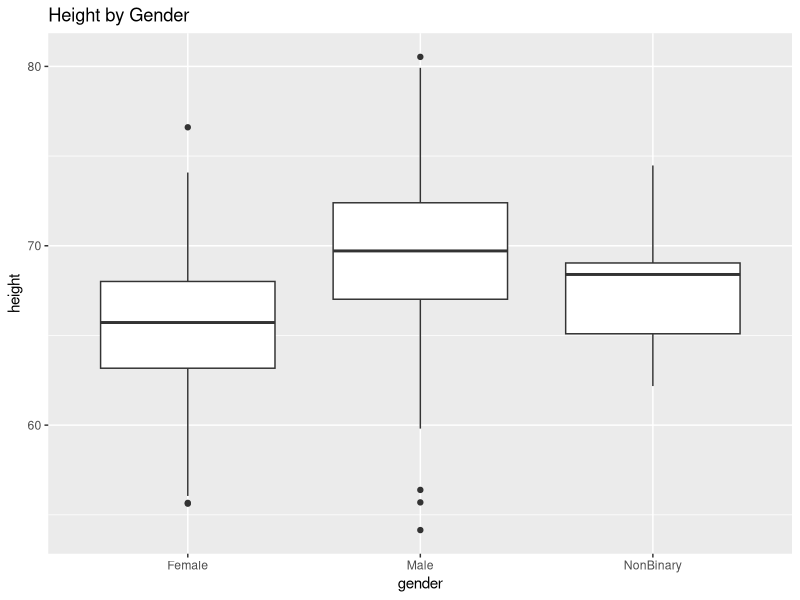
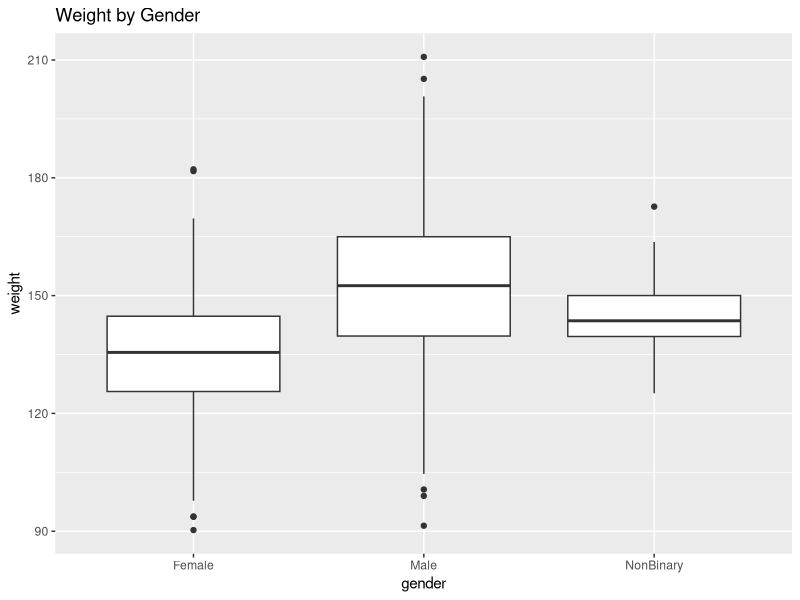
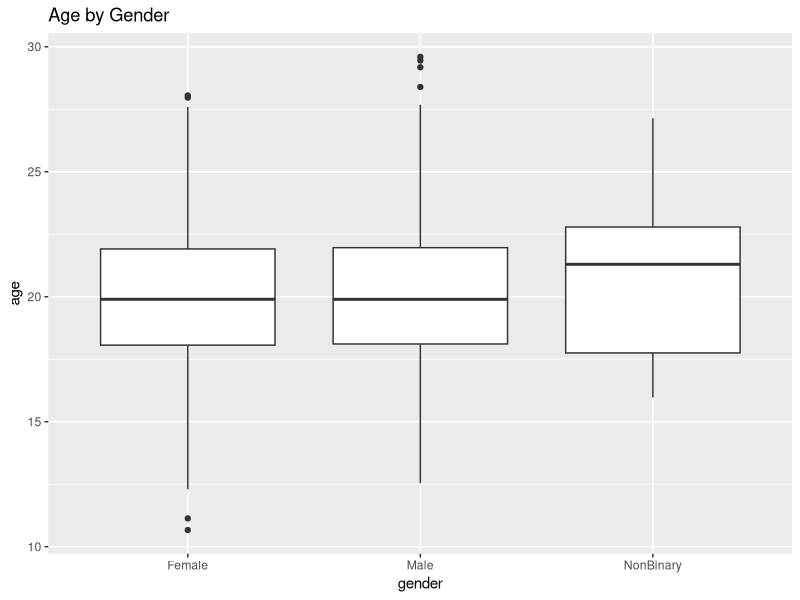
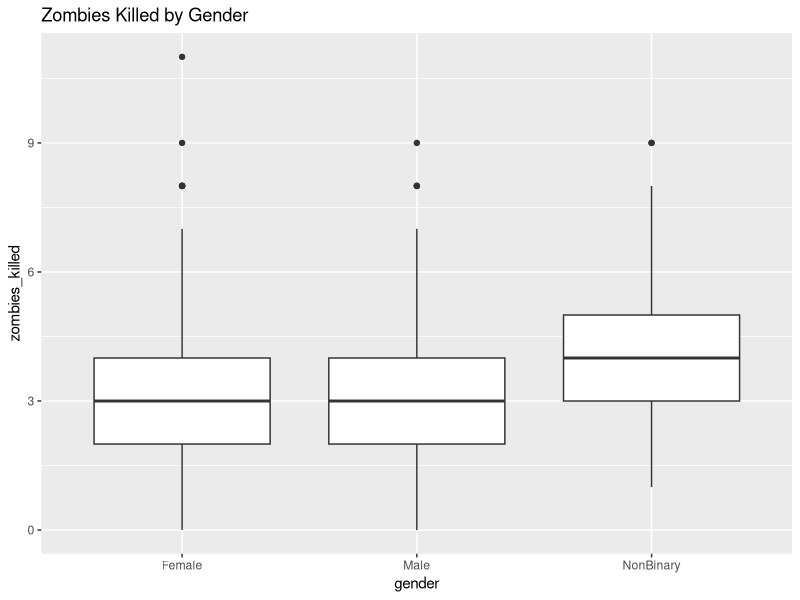
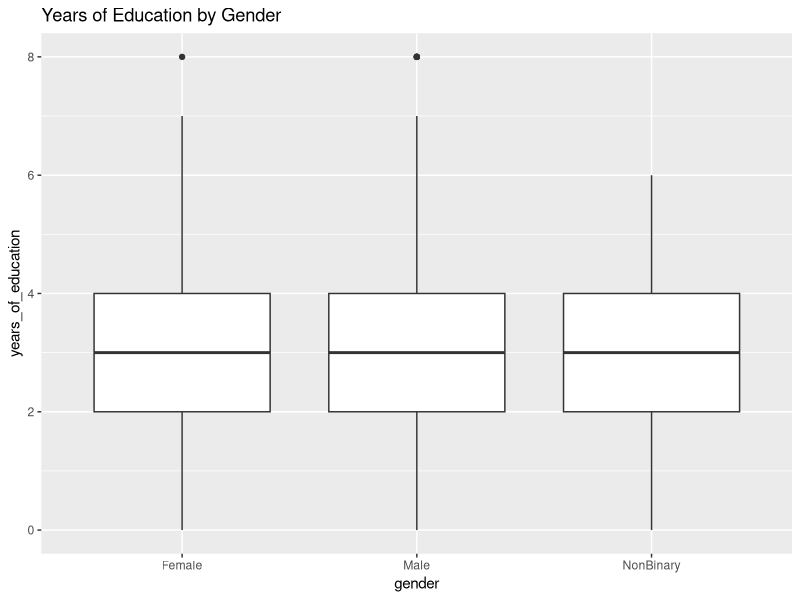
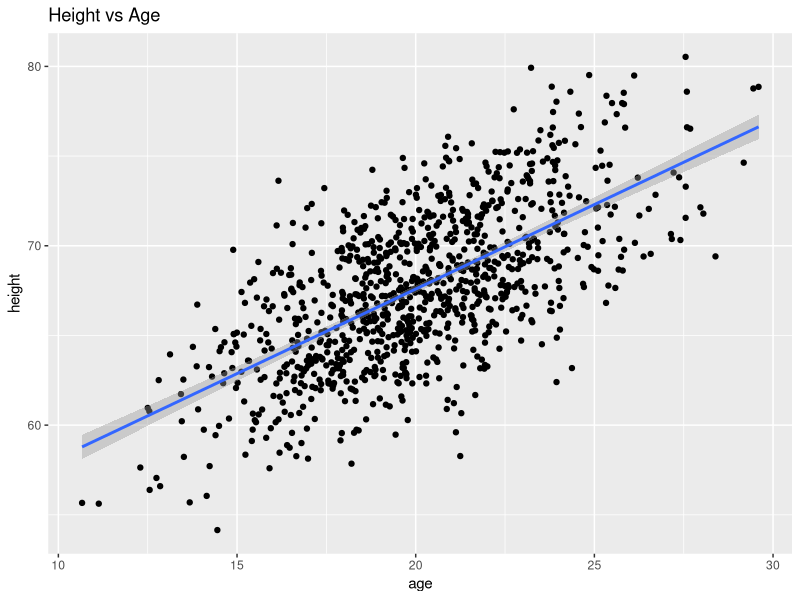
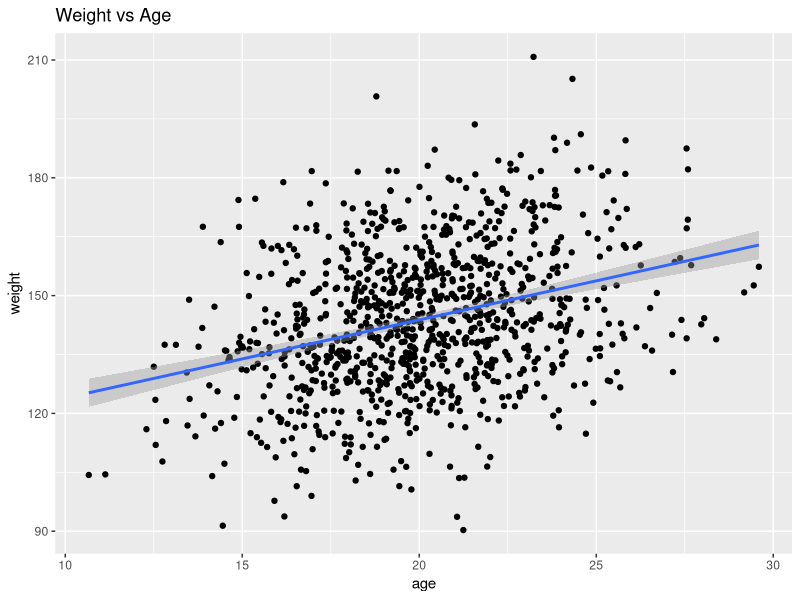
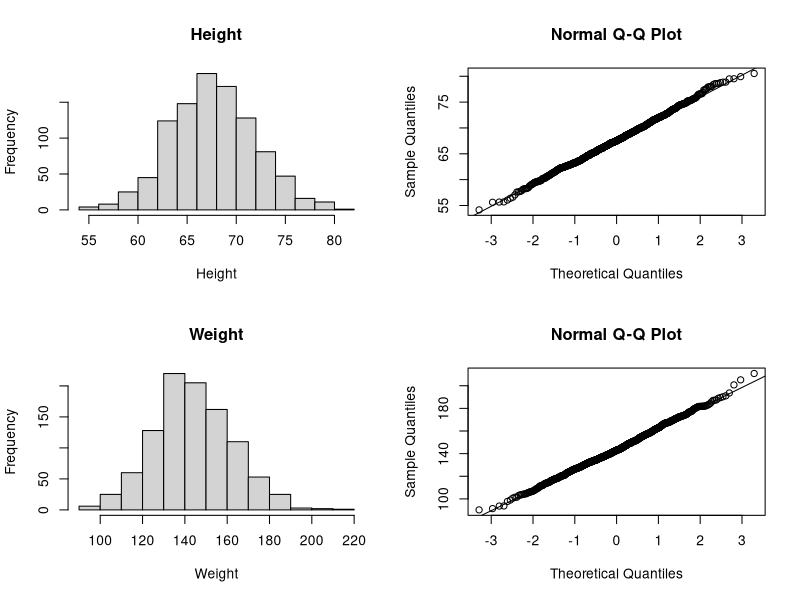

Write the R code that produced these figures, in order.
## ---- chunk 1
knitr::opts_chunk$set(echo = TRUE)
## ---- chunk 2
zombies <- read.csv("zombies.csv")
## ---- chunk 3
# Height
height_mean <- mean(zombies$height)
height_sd <- sqrt(mean((zombies$height - height_mean)^2))

# Weight
weight_mean <- mean(zombies$weight)
weight_sd <- sqrt(mean((zombies$weight - weight_mean)^2))

# Age
age_mean <- mean(zombies$age)
age_sd <- sqrt(mean((zombies$age - age_mean)^2))

# Number of Zombies Killed
zombies_killed_mean <- mean(zombies$zombies_killed)
zombies_killed_sd <- sqrt(mean((zombies$zombies_killed - zombies_killed_mean)^2))

# Years of Education
education_mean <- mean(zombies$years_of_education)
education_sd <- sqrt(mean((zombies$years_of_education - education_mean)^2))

# Display Results
pop_stats <- data.frame(Variable = c("Height", "Weight", "Age", "Zombies Killed", "Years of Education"), Mean = c(height_mean, weight_mean, age_mean, zombies_killed_mean, education_mean), SD = c(height_sd, weight_sd, age_sd, zombies_killed_sd, education_sd))

pop_stats
## ---- chunk 4
library(ggplot2)
# Height by Gender
ggplot(zombies, aes(x = gender, y = height)) + geom_boxplot() + ggtitle("Height by Gender")

# Weight by Gender
ggplot(zombies, aes(x = gender, y = weight)) + geom_boxplot() + ggtitle("Weight by Gender")

# Age by Gender
ggplot(zombies, aes(x = gender, y = age)) + geom_boxplot() + ggtitle("Age by Gender")

# Zombies Killed by Gender
ggplot(zombies, aes(x = gender, y = zombies_killed)) + geom_boxplot() + ggtitle("Zombies Killed by Gender")

# Years of Education by Gender
ggplot(zombies, aes(x = gender, y = years_of_education)) + geom_boxplot() + ggtitle("Years of Education by Gender")
## ---- chunk 5
# Height vs Age
ggplot(zombies, aes(x = age, y = height)) + geom_point() + geom_smooth(method = 'lm') + ggtitle("Height vs Age")

# Weight vs Age
ggplot(zombies, aes(x = age, y = weight)) + geom_point() + geom_smooth(method = 'lm') + ggtitle("Weight vs Age")

## Height and age have a stronger positive relationship than that of weight and age.
## ---- chunk 6
par(mfrow = c(2, 2))

# Height
hist(zombies$height, main = "Height", xlab = "Height")
qqnorm(zombies$height); qqline(zombies$height)

# Weight
hist(zombies$weight, main = "Weight", xlab = "Weight")
qqnorm(zombies$weight); qqline(zombies$weight)

# Age
hist(zombies$age, main = "Age", xlab = "Age")
qqnorm(zombies$age); qqline(zombies$age)

# Zombies Killed
hist(zombies$zombies_killed, main = "Zombies Killed", xlab = "Zombies Killed")
qqnorm(zombies$zombies_killed); qqline(zombies$zombies_killed)

# Years of Education
hist(zombies$years_of_education, main = "Years of Education", xlab = "Years of Education")
qqnorm(zombies$years_of_education); qqline(zombies$years_of_education)
par(mfrow = c(1, 1))

## Hight: the variable is a normal distribution. The histogram is symmetric and bell-shaped, and the Q-Q plots closely align with the line.
## Weight: the variable is a normal distribution. The histogram is closely symmetric and bell-shaped, and the Q-Q plots closely align with the line.
## Age: the variable is roughly normal. The histogram is symmetric and bell-shaped, and the Q-Q plot shows minor deviations from the line.
## Zombies Killed: the variable is not normal. The histogram is right-skewed, and the Q-Q plot shows a deviation from the diagonal line. This should be the Poisson distribution.
## Years of Education: this variable is not normal. The histogram is right-skewed, and the Q-Q plot shows a strong deviation from the diagonal line. This should be the discrete distribution.
## ---- chunk 7
# Take a sample of 30 zombies without replacement
set.seed(123)
zombie_sample <- zombies[sample(nrow(zombies), 30, replace = FALSE), ]

# Calculate sample statistics for each variable
variables <- c("height", "weight", "age", "zombies_killed", "years_of_education")

for(var in variables)
    # Calculate mean
    sample_mean <- mean(zombie_sample[[var]])
    
    # Calculate sample sd
    sample_sd <- sd(zombie_sample[[var]])
    
    # Calculate se
    se <- sample_sd/sqrt(30)
    
    # Calculate 95% ci
    ci <- c(sample_mean - qt(0.975, 29)*se, 
            sample_mean + qt(0.975, 29)*se)
    
    # Print results
    cat("\nResults for", var)
    cat("Sample Mean:", round(sample_mean, 3))
    cat("Sample SD:", round(sample_sd, 3))
    cat("Standard Error:", round(se, 3))
    cat("95% CI:", round(ci, 3))
## ---- chunk 8
# Set up a data frame to store means from all 100 samples
variables <- c("age", "height", "weight", "iq", "years_of_education", "num_children", "optimism")
all_sample_means <- matrix(nrow = 100, ncol = length(variables))
colnames(all_sample_means) <- variables

# For reproducibility
set.seed(123)

# Draw 100 samples and calculate means for each variable
for(i in 1:100) {
  zombie_sample <- zombies[sample(nrow(zombies), 30, replace = FALSE), ]
  for(j in 1:length(variables)) {
    all_sample_means[i, j] <- mean(zombie_sample[[variables[j]]])
  }
}

# Convert to data
all_sample_means <- as.data.frame(all_sample_means)

# Create results table for sampling distributions
sampling_results <- data.frame(
  Variable = variables,
  Mean_of_Means = numeric(length(variables)),
  SD_of_Means = numeric(length(variables)),
  Theoretical_SE = numeric(length(variables))
)

# Calculate statistics for the sampling distributions
for(i in 1:length(variables)) {
  var <- variables[i]
  sampling_results$Mean_of_Means[i] <- mean(all_sample_means[[var]])
  sampling_results$SD_of_Means[i] <- sd(all_sample_means[[var]])
  sampling_results$Theoretical_SE[i] <- sd(zombies[[var]])/sqrt(30)
}

# Print results
print(sampling_results)

# Create histograms for each variable (with explicit breaks)
plot_sampling_dist <- function() {
  # Set up plotting area with 2 rows and 4 columns
  par(mfrow = c(2, 4))
  
  # Loop through variables and create histograms with explicit breaks
  for(var in variables) {
    # Get the data for this variable
    data_var <- all_sample_means[[var]]
    
    # Check for valid data
    if(length(data_var) > 0 && !all(is.na(data_var)) && var(data_var) > 0) {
      # Create histogram with fixed number of breaks
      hist(data_var, 
           breaks = 10,  # Fixed number of breaks
           main = paste("Sampling Distribution of", var),
           xlab = "Sample Mean",
           probability = TRUE,
           col = "lightblue",
           border = "black")
      
      # Add a density curve
      x <- seq(min(data_var), max(data_var), length.out = 100)
      y <- dnorm(x, mean = mean(data_var), sd = sd(data_var))
      lines(x, y, col = "red", lwd = 2)
    } else {
      # Create an empty plot with a message if data is invalid
      plot(0, 0, type = "n", axes = FALSE, 
           main = paste("Cannot plot", var), 
           xlab = "", ylab = "")
      text(0, 0, "Invalid data for histogram")
    }
  }
  
  # Reset to one plot per figure
  par(mfrow = c(1, 1))
}

# Create Q-Q plots for each variable's sampling distribution
plot_qq_sampling <- function() {
  par(mfrow = c(2, 4))
  for(var in variables) {
    # Get the data for this variable
    data_var <- all_sample_means[[var]]
    
    # Check for valid data
    if(length(data_var) > 0 && !all(is.na(data_var)) && var(data_var) > 0) {
      qqnorm(data_var, main = paste("Q-Q Plot for", var, "Means"))
      qqline(data_var, col = "red")
    } else {
      # Create an empty plot with a message if data is invalid
      plot(0, 0, type = "n", axes = FALSE, 
           main = paste("Cannot plot Q-Q for", var), 
           xlab = "", ylab = "")
      text(0, 0, "Invalid data for Q-Q plot")
    }
  }
  par(mfrow = c(1, 1))
}

# Display plots
plot_sampling_dist()
plot_qq_sampling()

# Test for normality
normality_results <- data.frame(
  Variable = variables,
  P_Value = numeric(length(variables)),
  Normal = character(length(variables))
)

for(i in 1:length(variables)) {
  var <- variables[i]
  data_var <- all_sample_means[[var]]
  
  # Check for valid data
  if(length(data_var) > 0 && !all(is.na(data_var)) && var(data_var) > 0) {
    test <- shapiro.test(data_var)
    normality_results$P_Value[i] <- test$p.value
    normality_results$Normal[i] <- ifelse(test$p.value > 0.05, "Yes", "No")
  } else {
    normality_results$P_Value[i] <- NA
    normality_results$Normal[i] <- "Could not test"
  }
}

# Print normality test results
print(normality_results)
